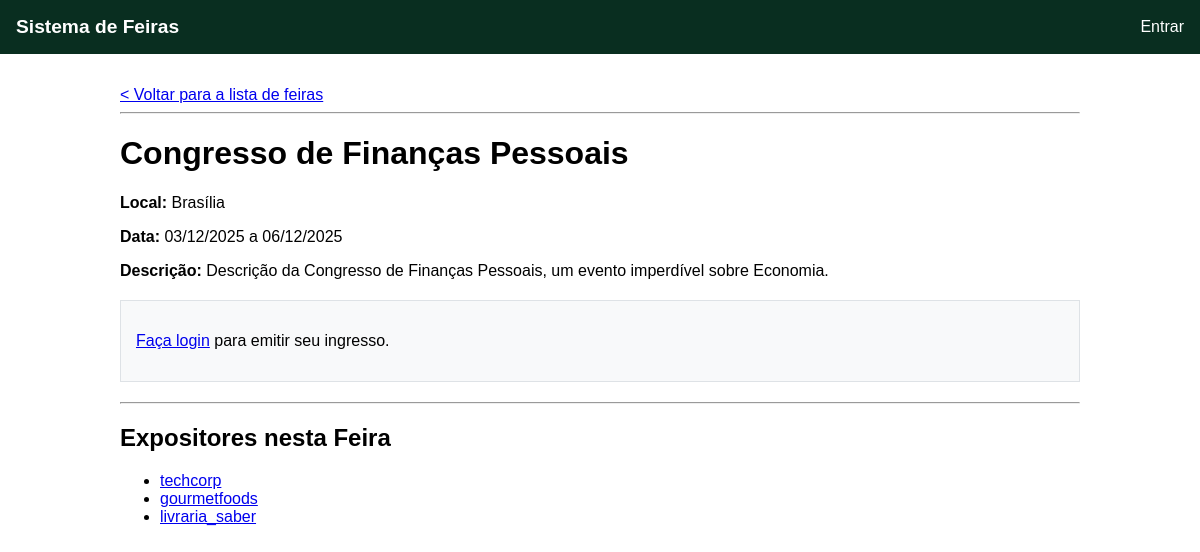
Screenshot of /feira/17/ with the database file from the repository.
### core/models.py (models this page shows, shortened)
class Feira(models.Model):
    nome = models.CharField(max_length=100)
    descricao = models.TextField()
    localidade = models.CharField(max_length=200)
    data_inicio = models.DateField()
    data_fim = models.DateField()

class Expositor(models.Model):
    descricao = models.TextField()
    contato = models.CharField(max_length=100)  # Email ou telefone
    feiras = models.ManyToManyField(Feira, related_name='expositores')
    usuario = models.OneToOneField(settings.AUTH_USER_MODEL, on_delete=models.CASCADE)

### core/views.py (the view)
# urls.py: path('feira/<int:feira_id>/', views.detalhes_feira, name='detalhes_feira'),
def detalhes_feira(request, feira_id):
    feira = get_object_or_404(Feira, pk=feira_id)
    expositores_da_feira = feira.expositores.all()
    ingresso_usuario = None
    if request.user.is_authenticated:
        try:
            usuario_custom = Usuario.objects.get(nome=request.user.username)
            ingresso_usuario = Ingresso.objects.filter(feira=feira, usuario=usuario_custom).first()
        except Usuario.DoesNotExist:
            pass
    context = {
        'feira': feira,
        'expositores': expositores_da_feira,
        'ingresso_usuario': ingresso_usuario, # Envia o ingresso (ou None) para o template
    }
    return render(request, 'core/detalhes_feira.html', context)

### core/templates/core/detalhes_feira.html (shortened to what this page needs)
{% extends 'core/base.html' %}
{% block content %}
    <a href="{% url 'inicio' %}">< Voltar para a lista de feiras</a>
    <hr>
    <h1>{{ feira.nome }}</h1>
    <p><strong>Local:</strong> {{ feira.localidade }}</p>
    <p><strong>Data:</strong> {{ feira.data_inicio|date:"d/m/Y" }} a {{ feira.data_fim|date:"d/m/Y" }}</p>
    <p><strong>Descrição:</strong> {{ feira.descricao }}</p>
    {% if user.is_authenticated %}
        <div style="background-color: #e9f5ff; border: 1px solid #b3d7ff; padding: 15px; margin: 20px 0;">
            {% if ingresso_usuario %}
                <p><strong>Você já possui um ingresso para esta feira!</strong></p>
                <form action="{% url 'excluir_ingresso' ingresso_usuario.id %}" method="post" style="display: inline;">
                    {% csrf_token %}
                    <button type="submit" style="background-color: #dc3545; color: white; border: none; padding: 10px; cursor: pointer;">Cancelar Ingresso</button>
                </form>
            {% else %}
                <p>Garanta sua presença!</p>
                <form action="{% url 'emitir_ingresso' feira.id %}" method="post" style="display: inline;">
                    {% csrf_token %}
                    <button type="submit" style="background-color: #28a745; color: white; border: none; padding: 10px; cursor: pointer;">Emitir Meu Ingresso</button>
                </form>
            {% endif %}
        </div>
    {% else %}
        <div style="background-color: #f8f9fa; border: 1px solid #dee2e6; padding: 15px; margin: 20px 0;">
            <p><a href="{% url 'login' %}?next={{ request.path }}">Faça login</a> para emitir seu ingresso.</p>
        </div>
    {% endif %}
    <hr>
    <h2>Expositores nesta Feira</h2>
    {% if expositores %}
        <ul class="expositor-list">
            {% for expositor in expositores %}
                <li><a href="{% url 'detalhes_expositor' expositor.id %}">{{ expositor.usuario.username }}</a></li>
            {% endfor %}
        </ul>
    {% else %}
        <p>Ainda não há expositores confirmados para esta feira.</p>
    {% endif %}
{% endblock %}

### core/templates/core/base.html (style rules this page uses)
body { font-family: sans-serif; margin: 0; }

### rows the page displays
Feira: nome "Congresso de Finanças Pessoais", localidade "Brasília", data_inicio "03/12/2025", data_fim "06/12/2025", descricao "Descrição da Congresso de Finanças Pessoais, um evento imperdível sobre Economia."
Expositor: usuario.username "techcorp"
Expositor: usuario.username "gourmetfoods"
Expositor: usuario.username "livraria_saber"
